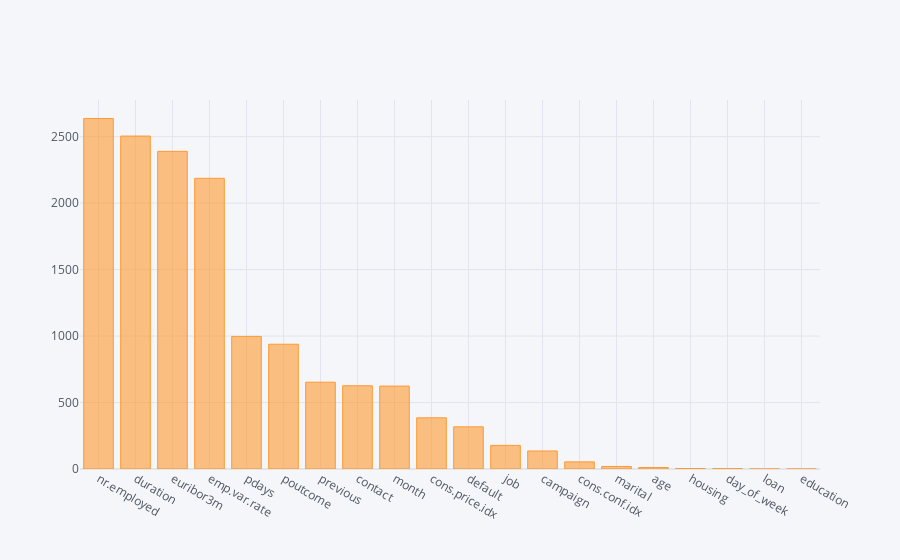

Notebook source saved alongside this figure:
### Code cell
pd.DataFrame(zip(varc+vard,sk.scores_),columns=['var','score']).set_index('var').sort_values(by='score',
                                                        ascending=False).iplot(kind='bar',color='orange')

### Figure 1 — Plotly figure (JSON) as saved in the notebook; plotly's stock layout.template omitted (floating-point values rounded to 4 significant figures)
{"data": [{"marker": {"color": "rgba(255, 153, 51, 0.6)", "line": {"color": "rgba(255, 153, 51, 1.0)", "width": 1}}, "name": "score", "orientation": "v", "text": "", "type": "bar", "x": ["nr.employed", "duration", "euribor3m", "emp.var.rate", "pdays", "poutcome", "previous", "contact", "month", "cons.price.idx", "default", "job", "campaign", "cons.conf.idx", "marital", "age", "housing", "day_of_week", "loan", "education"], "y": [2637.0, 2504.0, 2390.0, 2187.0, 997.4, 938.5, 652.8, 626.3, 623.7, 385.1, 317.1, 177.7, 135.6, 53.75, 19.37, 11.04, 3.783, 2.519, 0.02604, 0.00824]}], "layout": {"legend": {"bgcolor": "#F5F6F9", "font": {"color": "#4D5663"}}, "paper_bgcolor": "#F5F6F9", "plot_bgcolor": "#F5F6F9", "title": {"font": {"color": "#4D5663"}}, "xaxis": {"gridcolor": "#E1E5ED", "showgrid": true, "tickfont": {"color": "#4D5663"}, "title": {"font": {"color": "#4D5663"}, "text": ""}, "zerolinecolor": "#E1E5ED"}, "yaxis": {"gridcolor": "#E1E5ED", "showgrid": true, "tickfont": {"color": "#4D5663"}, "title": {"font": {"color": "#4D5663"}, "text": ""}, "zerolinecolor": "#E1E5ED"}}}
